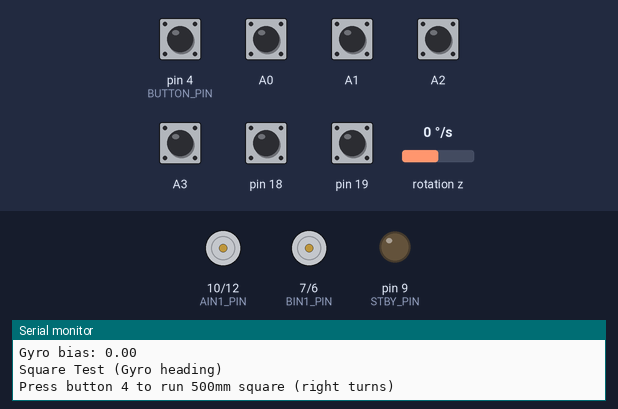
This sketch was run on a simulated Arduino Uno, built with avr-gcc and run on an emulated ATmega328P. On the bench: motor-driver pin pairs drawn as motors (green arrow = first pin HIGH = forward, orange = second pin HIGH = backward, longer = more drive, scaled by the enable pin, stopped while the standby pin is LOW), output pins drawn as LEDs (lit = HIGH), the last lines printed to the serial monitor. Wiring (inferred from the names in the program): MPU-6050 motion sensor at I2C address 0x68. The test bench sets the inputs (shaded band); at power-on: A0–3, pin 4 (BUTTON_PIN), pin 18, pin 19 HIGH, rotation z 0 °/s.

Above: at 2.5 s.
2.6 s: pin 4 (BUTTON_PIN) pulled LOW for 0.15 s
At 3.5 s:
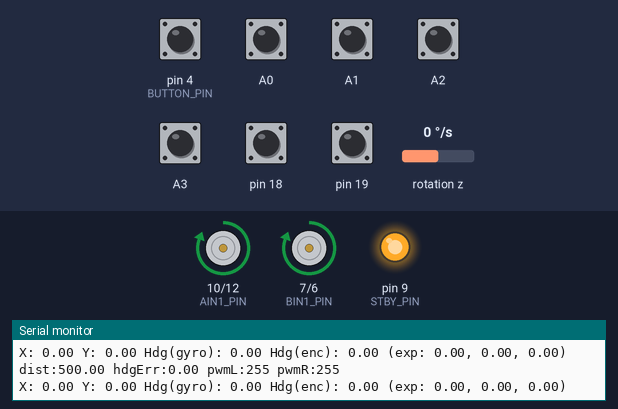
4.2 s: rotation z set to 192 °/s
At 4.9 s:
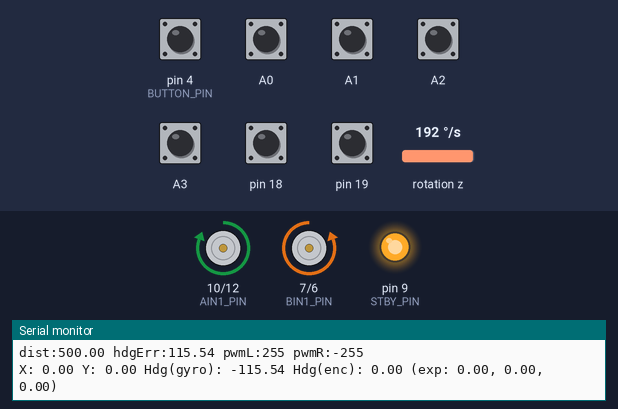
At 6.0 s:
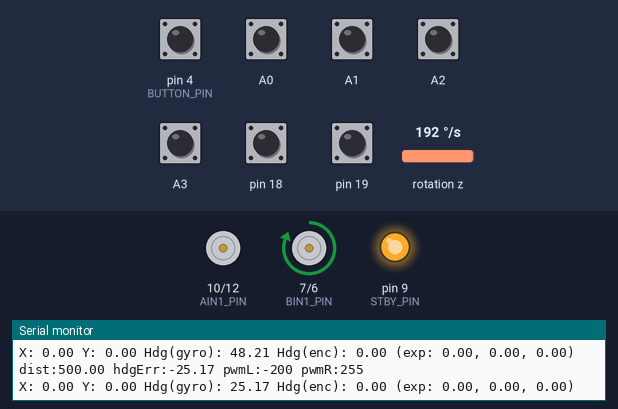
7.2 s: rotation z set to 0 °/s
At 7.9 s:
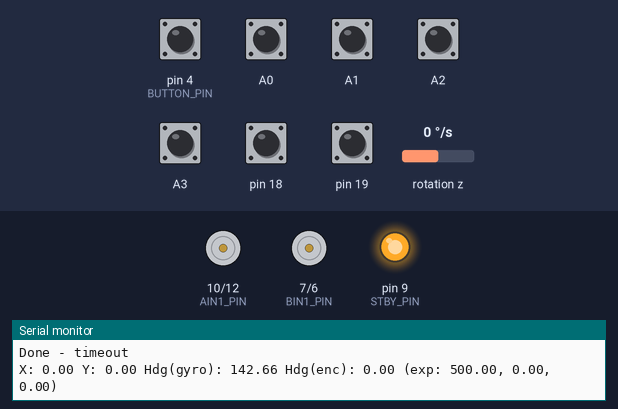
10.2 s: rotation z set to 100 °/s
12.2 s: rotation z set to 67 °/s
14.4 s: rotation z set to 58 °/s
Timing chart, 0 to 22.3 s (numbered marks = the images above; inputs shaded):
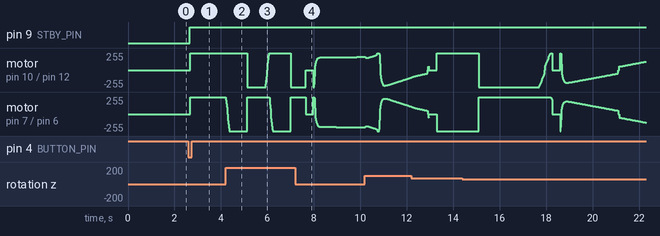

The sketch:

square_test.ino
```cpp
// Square Test: Button 4 runs a 500mm square (right turns)
// Forward 500, turn 90 right, x4
// Uses MPU6050 gyro for heading

#include <Wire.h>

// ============== CONFIGURATION ==============

// MPU6050 I2C address
const int MPU6050_ADDR = 0x68;

// Motor pins
const int PWMA_PIN = 11;
const int AIN1_PIN = 10;
const int AIN2_PIN = 12;
const int PWMB_PIN = 5;
const int BIN1_PIN = 7;
const int BIN2_PIN = 6;
const int STBY_PIN = 9;

// Button pin
const int BUTTON_PIN = 4;

// Robot measurements
const float WHEEL_DIAMETER_MM = 73.025;  // 2 7/8 inches
const float WHEEL_BASE_MM = 180.0;
const int COUNTS_PER_REV = 900;

// Derived constants
const float MM_PER_COUNT = (PI * WHEEL_DIAMETER_MM) / COUNTS_PER_REV;

// Timing
const unsigned long LOOP_PERIOD_US = 20000;  // 50Hz

// PID gains
float Kp_pos = 10.0;
float Ki_pos = 0.0;
float Kd_pos = 0.5;

float Kp_heading = 80.0;
float Ki_heading = 1.0;
float Kd_heading = 5.0;        // For straights
float Kd_heading_turn = 20.0;  // For turns

float Kp_heading_straight = 1000.0;

// Motion limits
const int MAX_PWM = 255;
const int MIN_PWM = 50;
const float POS_TOLERANCE = 5.0;
const float HEADING_TOLERANCE = 0.035;
const int SETTLE_COUNT = 5;
const unsigned long TIMEOUT_MS = 5000;

// ============== GLOBAL STATE ==============

volatile long encLeft = 0;
volatile long encRight = 0;

long encLeftPrev = 0;
long encRightPrev = 0;

// Measured odometry
float posX = 0;
float posY = 0;
float heading = 0;        // Now from gyro!
float headingEncoder = 0; // Encoder-based heading (backup/comparison)

// Gyro calibration
float gyroBiasZ = 0;

// Expected position (ideal path)
float expectedX = 0;
float expectedY = 0;
float expectedHeading = 0;

int lastButtonVal = HIGH;

struct PIDState {
  float integral;
  float lastError;
  float lastMeasurement;
  float derivFiltered;
};

PIDState pidPos = {0, 0, 0, 0};
PIDState pidHeading = {0, 0, 0, 0};

// ============== QUADRATURE ENCODER ==============

volatile uint8_t lastPinState = 0;

const int8_t QUAD_TABLE[16] = {
   0, -1,  1,  0,
   1,  0,  0, -1,
  -1,  0,  0,  1,
   0,  1, -1,  0
};

ISR(PCINT1_vect) {
  uint8_t currentState = PINC;

  uint8_t leftOldA = (lastPinState >> 0) & 1;
  uint8_t leftOldB = (lastPinState >> 1) & 1;
  uint8_t leftNewA = (currentState >> 0) & 1;
  uint8_t leftNewB = (currentState >> 1) & 1;
  uint8_t leftIdx = (leftOldA << 3) | (leftOldB << 2) | (leftNewA << 1) | leftNewB;
  encLeft += QUAD_TABLE[leftIdx];

  uint8_t rightOldA = (lastPinState >> 2) & 1;
  uint8_t rightOldB = (lastPinState >> 3) & 1;
  uint8_t rightNewA = (currentState >> 2) & 1;
  uint8_t rightNewB = (currentState >> 3) & 1;
  uint8_t rightIdx = (rightOldA << 3) | (rightOldB << 2) | (rightNewA << 1) | rightNewB;
  encRight -= QUAD_TABLE[rightIdx];  // Inverted

  lastPinState = currentState;
}

void setupEncoders() {
  pinMode(A0, INPUT_PULLUP);
  pinMode(A1, INPUT_PULLUP);
  pinMode(A2, INPUT_PULLUP);
  pinMode(A3, INPUT_PULLUP);
  lastPinState = PINC;
  PCICR |= (1 << PCIE1);
  PCMSK1 |= (1 << PCINT8) | (1 << PCINT9) | (1 << PCINT10) | (1 << PCINT11);
}

void readEncoders(long &left, long &right) {
  noInterrupts();
  left = encLeft;
  right = encRight;
  interrupts();
}

// ============== MPU6050 GYRO ==============

void setupMPU6050() {
  Wire.begin();

  // Wake up MPU6050
  Wire.beginTransmission(MPU6050_ADDR);
  Wire.write(0x6B);  // PWR_MGMT_1 register
  Wire.write(0x00);  // Wake up
  Wire.endTransmission();

  // Set gyro range to ±250°/s (most sensitive)
  Wire.beginTransmission(MPU6050_ADDR);
  Wire.write(0x1B);  // GYRO_CONFIG register
  Wire.write(0x00);  // ±250°/s
  Wire.endTransmission();

  // Set low pass filter to 44Hz (reduces noise)
  Wire.beginTransmission(MPU6050_ADDR);
  Wire.write(0x1A);  // CONFIG register
  Wire.write(0x03);  // DLPF_CFG = 3 (44Hz)
  Wire.endTransmission();

  delay(100);

  // Calibrate gyro bias (robot must be stationary!)
  Serial.println("Calibrating gyro... keep robot still!");
  long sum = 0;
  const int samples = 500;
  for (int i = 0; i < samples; i++) {
    sum += readGyroZRaw();
    delay(2);
  }
  gyroBiasZ = (float)sum / samples;
  Serial.print("Gyro bias: ");
  Serial.println(gyroBiasZ);
}

int16_t readGyroZRaw() {
  Wire.beginTransmission(MPU6050_ADDR);
  Wire.write(0x47);  // GYRO_ZOUT_H register
  Wire.endTransmission(false);
  Wire.requestFrom(MPU6050_ADDR, 2, true);

  int16_t gyroZ = Wire.read() << 8 | Wire.read();
  return gyroZ;
}

float readGyroZ() {
  // Returns angular velocity in rad/s (inverted)
  int16_t raw = readGyroZRaw();
  float gyroZ = -(raw - gyroBiasZ) / 131.0;  // 131 LSB/(°/s) for ±250°/s range (inverted)
  return gyroZ * PI / 180.0;  // Convert to rad/s
}

// ============== ODOMETRY ==============

void updateOdometry(float dt) {
  long left, right;
  readEncoders(left, right);

  long deltaLeft = left - encLeftPrev;
  long deltaRight = right - encRightPrev;
  encLeftPrev = left;
  encRightPrev = right;

  float distLeft = deltaLeft * MM_PER_COUNT;
  float distRight = deltaRight * MM_PER_COUNT;

  float distCenter = (distLeft + distRight) / 2.0;

  // Encoder-based heading (for comparison)
  float deltaHeadingEnc = (distRight - distLeft) / WHEEL_BASE_MM;
  headingEncoder += deltaHeadingEnc;

  // Gyro-based heading (primary)
  float gyroZ = readGyroZ();  // rad/s
  heading += gyroZ * dt;

  // Use gyro heading for position calculation
  float midHeading = heading - (gyroZ * dt) / 2.0;
  posX += distCenter * cos(midHeading);
  posY += distCenter * sin(midHeading);

  // Normalize headings
  while (heading > PI) heading -= 2 * PI;
  while (heading < -PI) heading += 2 * PI;
  while (headingEncoder > PI) headingEncoder -= 2 * PI;
  while (headingEncoder < -PI) headingEncoder += 2 * PI;
}

void resetOdometry() {
  noInterrupts();
  encLeft = 0;
  encRight = 0;
  interrupts();
  encLeftPrev = 0;
  encRightPrev = 0;
  posX = 0;
  posY = 0;
  heading = 0;
  headingEncoder = 0;
  expectedX = 0;
  expectedY = 0;
  expectedHeading = 0;
}

// ============== PID ==============

void resetPID(PIDState &pid) {
  pid.integral = 0;
  pid.lastError = 0;
  pid.lastMeasurement = 0;
  pid.derivFiltered = 0;
}

float computePID(float error, float measurement, float Kp, float Ki, float Kd,
                 PIDState &state, float dt, float maxIntegral) {
  float P = Kp * error;

  state.integral += Ki * error * dt;
  state.integral = constrain(state.integral, -maxIntegral, maxIntegral);
  float I = state.integral;

  float derivative = (error - state.lastError) / dt;
  state.derivFiltered = 0.3 * derivative + 0.7 * state.derivFiltered;
  float D = -Kd * state.derivFiltered;

  state.lastError = error;
  state.lastMeasurement = measurement;

  return P + I + D;
}

// ============== MOTOR CONTROL ==============

void enableMotors(bool en) {
  digitalWrite(STBY_PIN, en ? HIGH : LOW);
}

void drive(int powerL, int powerR) {
  powerL = constrain(powerL, -255, 255);
  powerR = constrain(powerR, -255, 255);

  if (powerL > 0) powerL = map(powerL, 0, 255, MIN_PWM, 255);
  else if (powerL < 0) powerL = map(powerL, -255, 0, -255, -MIN_PWM);

  if (powerR > 0) powerR = map(powerR, 0, 255, MIN_PWM, 255);
  else if (powerR < 0) powerR = map(powerR, -255, 0, -255, -MIN_PWM);

  if (powerL < 0) {
    digitalWrite(AIN1_PIN, LOW);
    digitalWrite(AIN2_PIN, HIGH);
  } else {
    digitalWrite(AIN1_PIN, HIGH);
    digitalWrite(AIN2_PIN, LOW);
  }

  if (powerR < 0) {
    digitalWrite(BIN1_PIN, LOW);
    digitalWrite(BIN2_PIN, HIGH);
  } else {
    digitalWrite(BIN1_PIN, HIGH);
    digitalWrite(BIN2_PIN, LOW);
  }

  analogWrite(PWMA_PIN, abs(powerL));
  analogWrite(PWMB_PIN, abs(powerR));
}

void brake() {
  digitalWrite(AIN1_PIN, HIGH);
  digitalWrite(AIN2_PIN, HIGH);
  digitalWrite(BIN1_PIN, HIGH);
  digitalWrite(BIN2_PIN, HIGH);
  analogWrite(PWMA_PIN, 0);
  analogWrite(PWMB_PIN, 0);
}

// ============== MOVEMENT ==============

bool driveStraight(float distanceMm) {
  float targetX = expectedX + distanceMm * cos(expectedHeading);
  float targetY = expectedY + distanceMm * sin(expectedHeading);
  bool goingBackward = (distanceMm < 0);
  float totalDist = abs(distanceMm);

  // Track starting position for distance traveled
  float startX = posX;
  float startY = posY;

  resetPID(pidPos);
  resetPID(pidHeading);

  int settleCount = 0;
  unsigned long startTime = millis();
  unsigned long lastUpdate = micros();
  unsigned long lastLog = 0;

  Serial.print("Driving to: ");
  Serial.print(targetX);
  Serial.print(", ");
  Serial.println(targetY);

  while (true) {
    unsigned long now = micros();
    if (now - lastUpdate >= LOOP_PERIOD_US) {
      float dt = (now - lastUpdate) / 1000000.0;
      lastUpdate += LOOP_PERIOD_US;

      updateOdometry(dt);

      // Distance traveled from start
      float distTraveled = sqrt((posX - startX) * (posX - startX) + (posY - startY) * (posY - startY));

      // Distance error = how much further to go (based on travel, not Euclidean to target)
      float distError = totalDist - distTraveled;
      if (distError < 0) distError = 0;

      // Angle to target (still used for heading correction direction)
      float dx = targetX - posX;
      float dy = targetY - posY;
      float angleToTarget = atan2(dy, dx);

      float headingError;
      if (goingBackward) {
        headingError = angleToTarget + PI - heading;
      } else {
        headingError = angleToTarget - heading;
      }
      while (headingError > PI) headingError -= 2 * PI;
      while (headingError < -PI) headingError += 2 * PI;

      // Heading correction fades out based on distance traveled
      float progress = distTraveled / totalDist;  // 0 at start, 1 when traveled full distance
      progress = constrain(progress, 0.0, 1.0);
      float headingCorrectionScale = 1.0 - progress;

      float baseSpeed = computePID(distError, 0, Kp_pos, Ki_pos, Kd_pos,
                                   pidPos, dt, MAX_PWM);
      float turnCorrection = computePID(headingError, 0, Kp_heading_straight, Ki_heading, Kd_heading,
                                        pidHeading, dt, MAX_PWM / 2);
      turnCorrection *= headingCorrectionScale;

      baseSpeed = constrain(baseSpeed, -MAX_PWM, MAX_PWM);

      if (goingBackward) {
        baseSpeed = -baseSpeed;
      }

      int powerL = constrain((int)(baseSpeed + turnCorrection), -255, 255);
      int powerR = constrain((int)(baseSpeed - turnCorrection), -255, 255);

      drive(powerL, powerR);

      unsigned long nowMs = millis();
      if (nowMs - lastLog >= 100) {
        lastLog = nowMs;
        Serial.print("dist:");
        Serial.print(distError);
        Serial.print(" hdgErr:");
        Serial.print(headingError * 180.0 / PI);
        Serial.print(" pwmL:");
        Serial.print(powerL);
        Serial.print(" pwmR:");
        Serial.println(powerR);
        printOdometry();
      }

      if (distError < POS_TOLERANCE) {
        settleCount++;
        if (settleCount >= SETTLE_COUNT) {
          brake();
          expectedX = targetX;
          expectedY = targetY;
          Serial.println("Done - settled");
          return true;
        }
      } else {
        settleCount = 0;
      }

      if (millis() - startTime > TIMEOUT_MS) {
        brake();
        expectedX = targetX;
        expectedY = targetY;
        Serial.println("Done - timeout");
        return false;
      }
    }
  }
}

bool turn(float degrees) {
  float radians = degrees * PI / 180.0;
  float targetHeading = expectedHeading + radians;

  while (targetHeading > PI) targetHeading -= 2 * PI;
  while (targetHeading < -PI) targetHeading += 2 * PI;

  resetPID(pidHeading);

  int settleCount = 0;
  unsigned long startTime = millis();
  unsigned long lastUpdate = micros();
  unsigned long lastLog = 0;

  Serial.print("Turning: ");
  Serial.print(degrees);
  Serial.println(" deg");

  while (true) {
    unsigned long now = micros();
    if (now - lastUpdate >= LOOP_PERIOD_US) {
      float dt = (now - lastUpdate) / 1000000.0;
      lastUpdate += LOOP_PERIOD_US;

      updateOdometry(dt);

      float headingError = targetHeading - heading;
      while (headingError > PI) headingError -= 2 * PI;
      while (headingError < -PI) headingError += 2 * PI;

      float turnSpeed = computePID(headingError, 0, Kp_heading, Ki_heading, Kd_heading_turn,
                                   pidHeading, dt, MAX_PWM);

      turnSpeed = constrain(turnSpeed, -MAX_PWM, MAX_PWM);

      int powerL = constrain((int)(turnSpeed), -255, 255);
      int powerR = constrain((int)(-turnSpeed), -255, 255);

      drive(powerL, powerR);

      unsigned long nowMs = millis();
      if (nowMs - lastLog >= 100) {
        lastLog = nowMs;
        Serial.print("err:");
        Serial.print(headingError * 180.0 / PI);
        Serial.print("deg pwmL:");
        Serial.print(powerL);
        Serial.print(" pwmR:");
        Serial.println(powerR);
        printOdometry();
      }

      if (abs(headingError) < HEADING_TOLERANCE) {
        settleCount++;
        if (settleCount >= SETTLE_COUNT) {
          brake();
          expectedHeading = targetHeading;
          Serial.println("Done - settled");
          return true;
        }
      } else {
        settleCount = 0;
      }

      if (millis() - startTime > TIMEOUT_MS) {
        brake();
        expectedHeading = targetHeading;
        Serial.println("Done - timeout");
        return false;
      }
    }
  }
}

// ============== DEBUG ==============

void printOdometry() {
  Serial.print("X: ");
  Serial.print(posX);
  Serial.print(" Y: ");
  Serial.print(posY);
  Serial.print(" Hdg(gyro): ");
  Serial.print(heading * 180.0 / PI);
  Serial.print(" Hdg(enc): ");
  Serial.print(headingEncoder * 180.0 / PI);
  Serial.print(" (exp: ");
  Serial.print(expectedX);
  Serial.print(", ");
  Serial.print(expectedY);
  Serial.print(", ");
  Serial.print(expectedHeading * 180.0 / PI);
  Serial.println(")");
}

// ============== SQUARE SEQUENCE ==============

void runSquare() {
  Serial.println("\n=== Running 500mm Square (Right Turns) ===");
  resetOdometry();
  enableMotors(true);

  for (int i = 0; i < 4; i++) {
    Serial.print("\n--- Side ");
    Serial.print(i + 1);
    Serial.println(" ---");

    driveStraight(500);
    printOdometry();
    delay(300);

    turn(-90);  // Right turn
    printOdometry();
    delay(300);
  }

  enableMotors(false);

  Serial.println("\n=== Square Complete ===");
  Serial.println("Final position (should be near 0,0):");
  printOdometry();
}

// ============== SETUP & LOOP ==============

void setup() {
  Serial.begin(115200);

  pinMode(PWMA_PIN, OUTPUT);
  pinMode(AIN1_PIN, OUTPUT);
  pinMode(AIN2_PIN, OUTPUT);
  pinMode(PWMB_PIN, OUTPUT);
  pinMode(BIN1_PIN, OUTPUT);
  pinMode(BIN2_PIN, OUTPUT);
  pinMode(STBY_PIN, OUTPUT);

  setupEncoders();
  setupMPU6050();

  pinMode(BUTTON_PIN, INPUT_PULLUP);

  enableMotors(false);

  Serial.println("Square Test (Gyro heading)");
  Serial.println("Press button 4 to run 500mm square (right turns)");
}

void loop() {
  int buttonVal = digitalRead(BUTTON_PIN);
  if (lastButtonVal == HIGH && buttonVal == LOW) {
    delay(50);  // Debounce
    runSquare();
  }
  lastButtonVal = buttonVal;
}
```

Measured:
- after the input at 2.6 s, pin 9 (STBY_PIN): LOW → HIGH after 0.05 s; motor on pin 10 (AIN1_PIN) / pin 12 (AIN2_PIN), motor on pin 7 (BIN1_PIN) / pin 6 (BIN2_PIN): stopped → forward 255/255 after 0.07 s
- after the input at 4.2 s, motor on pin 10 (AIN1_PIN) / pin 12 (AIN2_PIN): ramps from backward 255/255 to forward 255/255 and jumps back, once every 1.9 s; motor on pin 7 (BIN1_PIN) / pin 6 (BIN2_PIN): ramps from forward 255/255 to backward 255/255 and jumps back, once every 1.9 s
